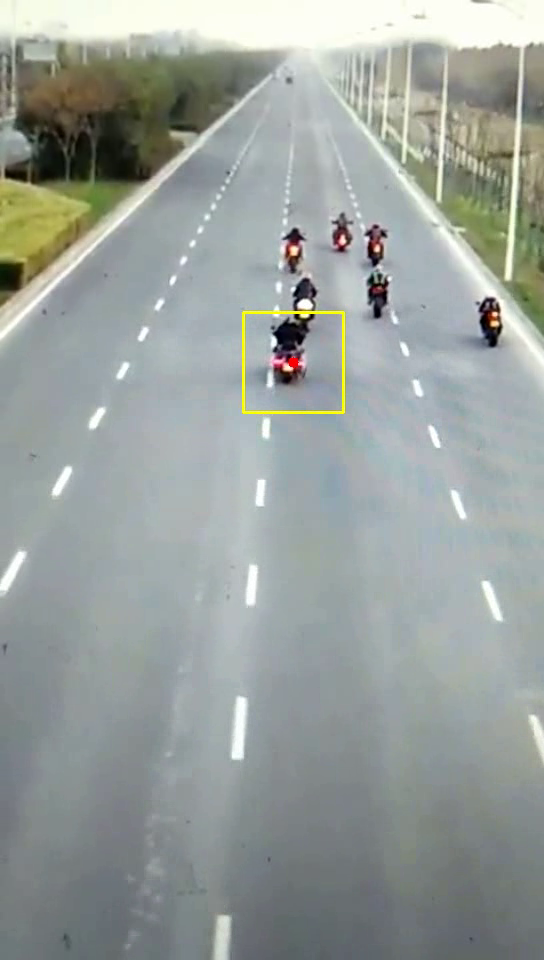
#> input picture frame 34 of opencv-tutorial/Video Analysis/tmp/output_camshift.mp4, 544 x 960 px, given in place of road.mp4, which was not available
$ python Meanshift_in_opencv.py
#> lines starting #> are read from the running program, lines starting #| are printed output that depends on the picture; after the words box and inside, x2 and y2 are one past the last pixel; in counts of white or black regions, pixels touching at a corner belong together; pictures that were not available may be replaced by others from this repository, and a replacement may not be noted
# _*_ coding: utf-8 _*_
# @Time     : 2019/9/2 10:53
# @Author   : Ole211
# @File     : Meanshift_in_opencv.py
# @Software : PyCharm

'''
cv2.calcHist()的使用
定义
cv2.calcHist(images, channels, mask, histSize, ranges[, hist[, accumulate ]]) ->hist

images:输入的图像
channels:选择图像的通道
mask:掩膜，是一个大小和image一样的np数组，其中把需要处理的部分指定为1，不需要处理的部分指定为0，一般设置为None，表示处理整幅图像
histSize:使用多少个bin(柱子)，一般为256
ranges:像素值的范围，一般为[0,255]表示0~255
后面两个参数基本不用管。
注意，除了mask，其他四个参数都要带[]号。
'''

import numpy as np
import cv2


cap = cv2.VideoCapture('d:\\video\\src\\road.mp4')
fps = cap.get(cv2.CAP_PROP_FPS)
size = int(cap.get(3)), int(cap.get(4))
fourcc = cv2.VideoWriter_fourcc(*'mp4v')
out = cv2.VideoWriter('./tmp/output_camshift.mp4', fourcc, fps, size, True)

# 获取视频的第一帧
ret, frame = cap.read()
#> frame is the input picture: shape (960, 544, 3); mean B, G, R 155.9, 159.5, 152.9
# 设置初始化窗口位置
r, h, c, w = 380, 100, 180, 100
track_window = (c, r, w, h)
# 设置跟踪初始兴趣区域
roi = frame[r:r + h, c:c + w]
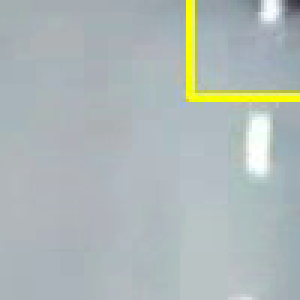
#> roi: shape (100, 100, 3) (shown 3 times larger); mean B, G, R 183.2, 184.3, 174.6
# 转为hsv格式
hsv_roi = cv2.cvtColor(roi, cv2.COLOR_BGR2HSV)
#> hsv_roi: shape (100, 100, 3); mean H, S, V 96.3, 24.5, 188.6
mask = cv2.inRange(hsv_roi, np.array((0., 60., 32.)), np.array((180., 255., 255.)))
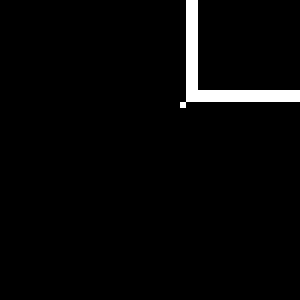
#> mask: shape (100, 100) (shown 3 times larger); 2.8% white; 1 white region, box (x1, y1, x2, y2) and area: (60, 0, 100, 36) 276
# 颜色直方图
roi_hist = cv2.calcHist([hsv_roi], [0], mask, [180], [0, 180])
#> roi_hist = 180 values, max 109 at index 31, min 0 at index 0, mean 1.53
# 归一化
cv2.normalize(roi_hist, roi_hist, 0, 255, cv2.NORM_MINMAX)

# 确定窗口搜索停止的准则， 迭代次数达到设置的最大值， 或者窗口中心的漂移值小于设定值
term_crit = (cv2.TERM_CRITERIA_EPS | cv2.TERM_CRITERIA_COUNT, 10, 1)
while 1:
    ret, frame = cap.read()
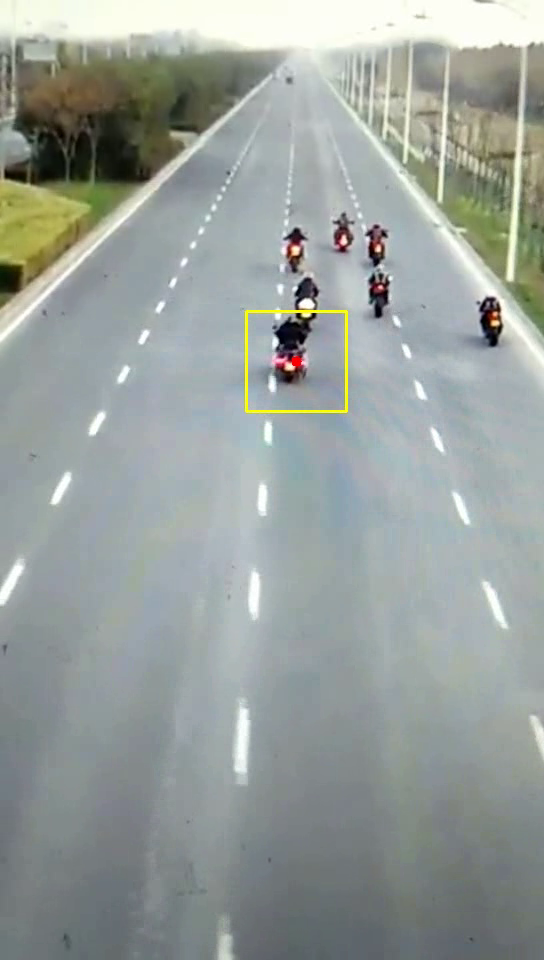
#> input picture frame 35 of opencv-tutorial/Video Analysis/tmp/output_camshift.mp4, 544 x 960 px, given in place of road.mp4, which was not available
#> frame is the input picture: shape (960, 544, 3); mean B, G, R 155.5, 159.2, 152.1
    if ret is True:
        hsv = cv2.cvtColor(frame, cv2.COLOR_BGR2HSV)
#> hsv: shape (960, 544, 3); mean H, S, V 81.4, 26.3, 162
        # 直方图反向投影
        dst = cv2.calcBackProject([hsv], [0], roi_hist, [0, 180], 1)
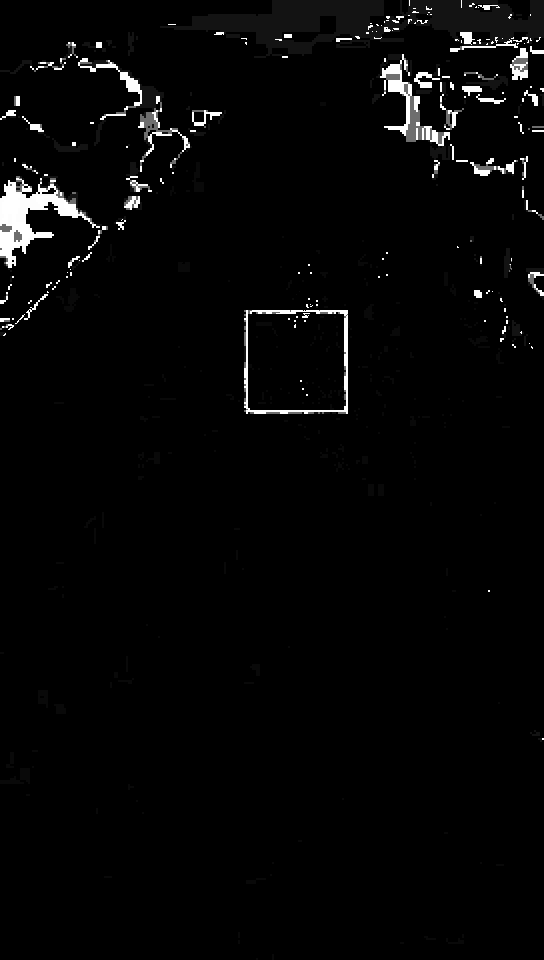
#> dst: shape (960, 544); min 0, max 255, mean 6
        # 返回迭代次数和更新后的边框
        ret1, track_window = cv2.meanShift(dst, track_window, term_crit)
#> ret1 = 4; track_window = (215, 346, 100, 100)
        print(ret)
#| True
        x, y, w, h = track_window
#> x = 215; y = 346; w = 100; h = 100
        cv2.rectangle(frame, (x, y), (x + w, y + h), (0, 255, 255), 2)
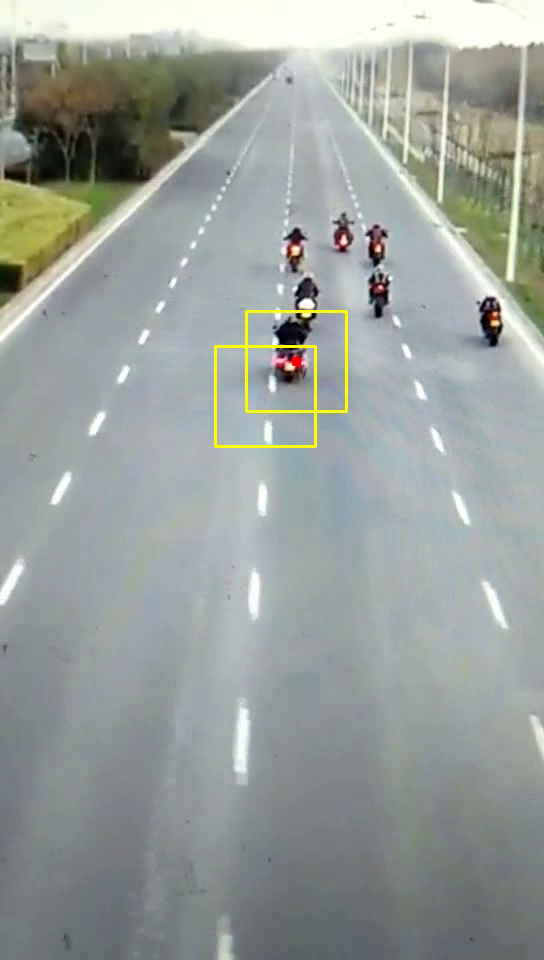
#> frame: shape (960, 544, 3); 0.23% of pixels changed, all inside (x1, y1, x2, y2) = (214, 345, 317, 448)
        cv2.circle(frame, (x + w // 2, y + h // 2), 5, (0, 0, 255), -1)
#> frame: shape (960, 544, 3); 0.02% of pixels changed, all inside (x1, y1, x2, y2) = (260, 391, 271, 402)
        cv2.imshow('frame', frame)
        k = cv2.waitKey(20) & 0xff
#> (key Esc is pressed here)
        if k == 27:
            break
        else:
            cv2.imwrite('./tmp/' + chr(k) + '.jpg', frame)
            out.write(frame)
    else:
        break
cap.release()
cv2.waitKey(0)
cv2.destroyAllWindows()

'''
cap = cv2.VideoCapture('d:\\video\\road2.mp4')
FPS = cap.get(cv2.CAP_PROP_FPS)
SIZE = int(cap.get(3)), int(cap.get(4))
W, H = int(cap.get(cv2.CAP_PROP_FRAME_WIDTH)), int(cap.get(cv2.CAP_PROP_FRAME_HEIGHT))
fourcc = cv2.VideoWriter_fourcc(*'mp4v')
out = cv2.VideoWriter('./tmp/output_meanshift.mp4', fourcc, FPS, SIZE, True)
'''

$ run again, starting later in the video
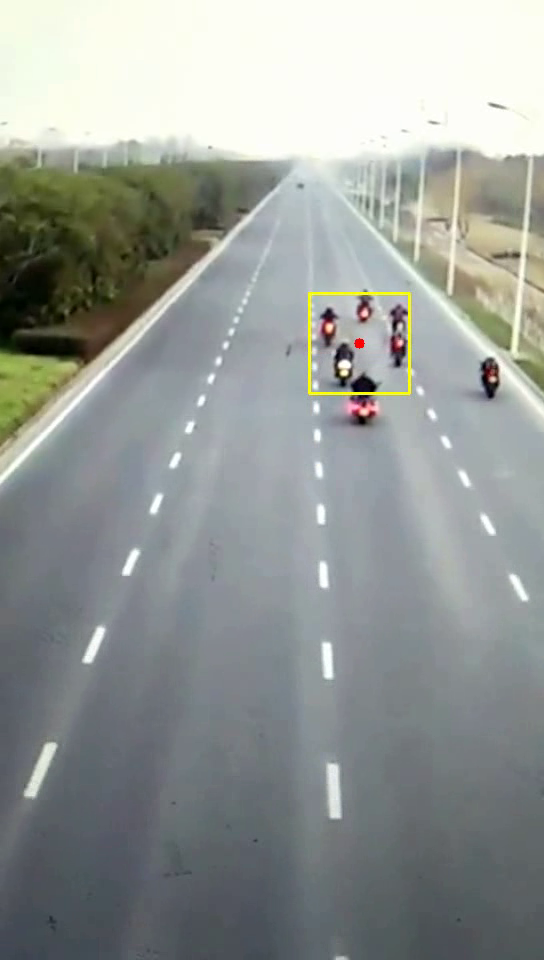
#> input picture frame 275 of opencv-tutorial/Video Analysis/tmp/output_camshift.mp4, 544 x 960 px, given in place of road.mp4, which was not available
#> frame is the input picture: shape (960, 544, 3); mean B, G, R 150, 153.3, 148.7
#> hsv_roi: shape (100, 100, 3); mean H, S, V 102.6, 17.8, 175.4
#> mask: shape (100, 100); every value is 0
#> roi_hist = 180 values from 0 to 0
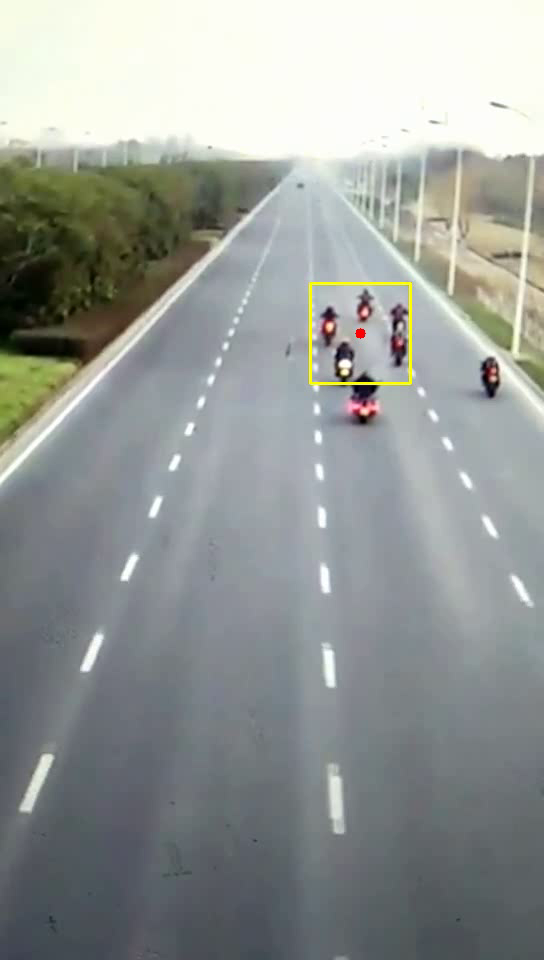
#> input picture frame 276 of opencv-tutorial/Video Analysis/tmp/output_camshift.mp4, 544 x 960 px, given in place of road.mp4, which was not available
#> frame is the input picture: shape (960, 544, 3); mean B, G, R 150.4, 153.3, 148.9
#> hsv: shape (960, 544, 3); mean H, S, V 80.6, 29.1, 157.2
#> dst: shape (960, 544); every value is 0
#> ret1 = 0; track_window = (180, 380, 100, 100)
#| True
#> x = 180; y = 380; w = 100
#> `cv2.rectangle(frame, (x, y), (x + w, y + h), (0, 255, 255), 2)`:
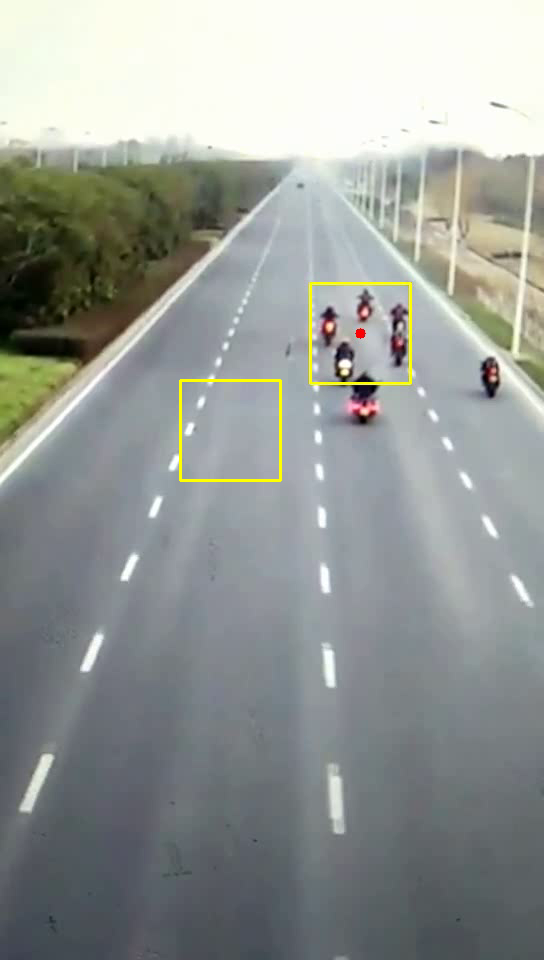
#> frame: shape (960, 544, 3); 0.23% of pixels changed, all inside (x1, y1, x2, y2) = (179, 379, 282, 482)
